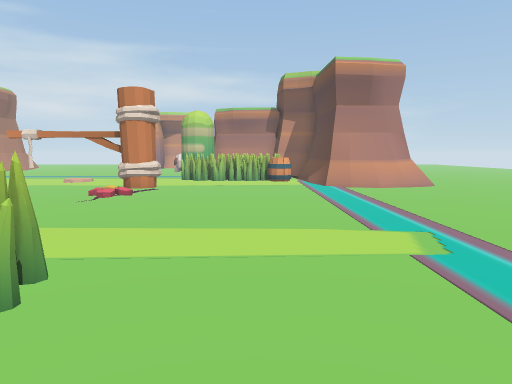
view 1 (above)

12 first-person views from a walk through a scene from a Unity 3-D project. The camera is 1.4 m above the floor, tilts 6° down and sees 70° across. The floor is counted in squares, 1 m on a side. Each view is taken from the middle of a square. On the plan, view 1 faces up. The plan holds only what a view shows up to about 16 squares ahead; the rest is blank. The place goes on beyond the plan.

view 2
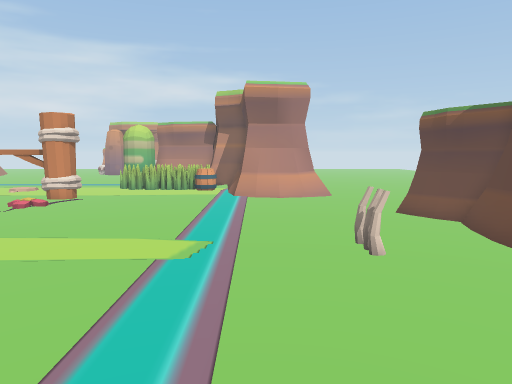

view 3
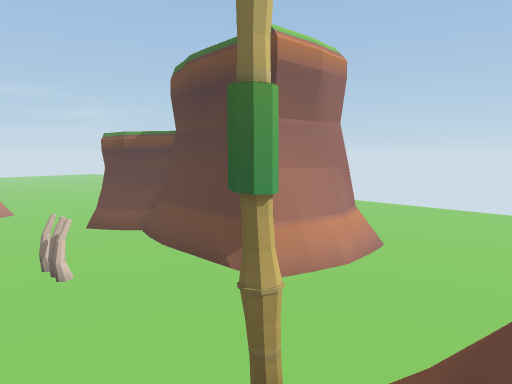

view 4
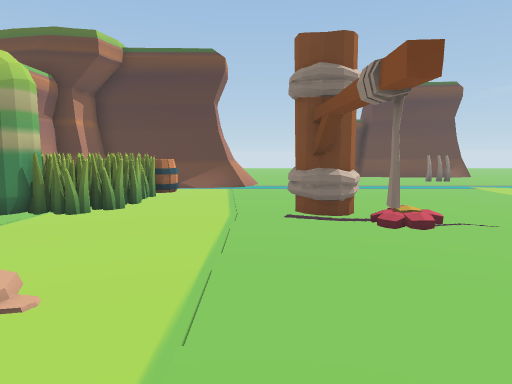

view 5
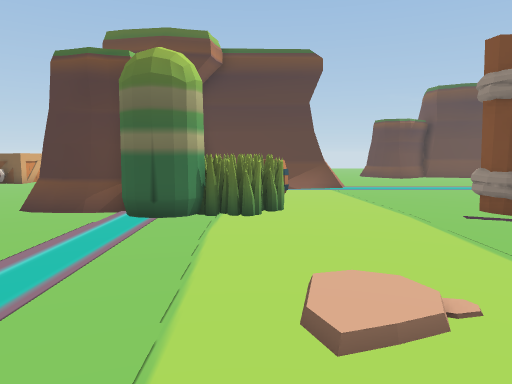

view 6
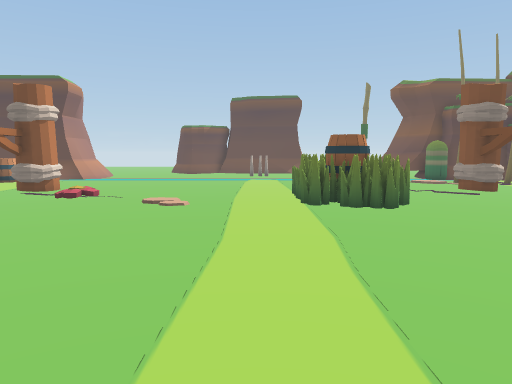

view 7
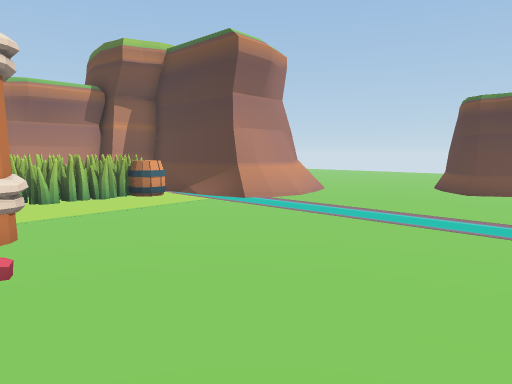

view 8
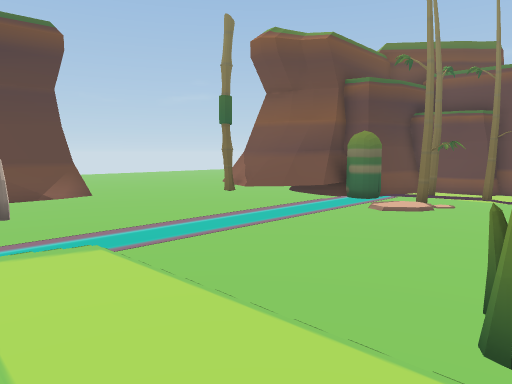

view 9
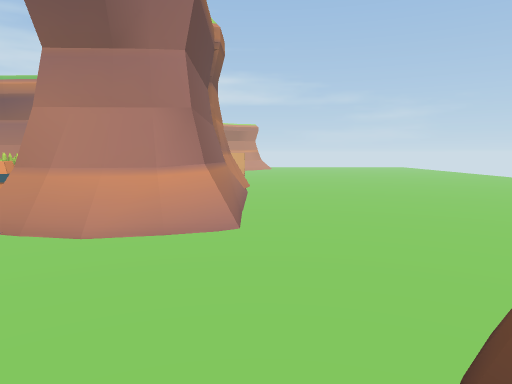

view 10
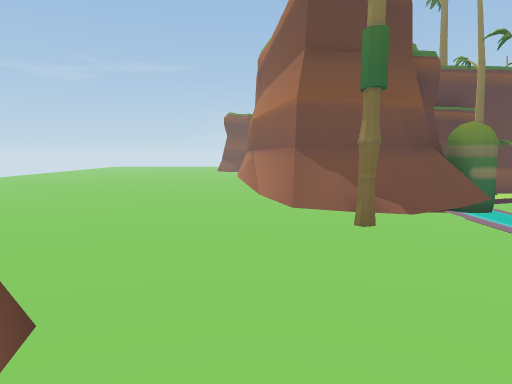

view 11
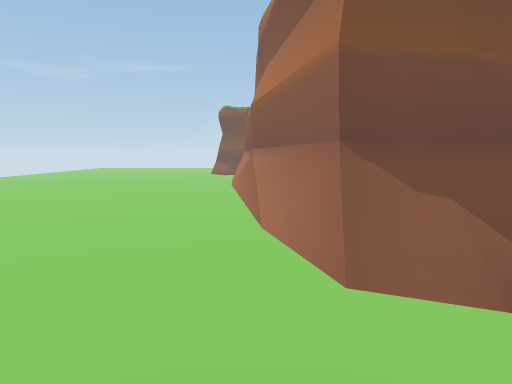

view 12
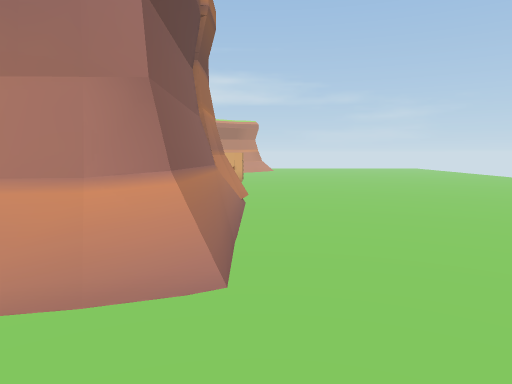

### Floor plan
Key: @ floor where view 1 was taken; # wall or solid block; . main floor; : floor 0.25 m higher than the main floor; / step, stairs or slope; = window, fence, low wall or low ledge; F flower; R rock; B bones; A barrel; O other object.
Columns run from 17 left of view 1 to 12 right of it. Each row starts with its distance up from view 1.
 23           ....RR        R.....
 22          ....##RRRR     R.....
 21        ......#####RRR   #.....
 20        ......#####=.#   #.....
 19      . ......###=#AA#   #.....
 18        .:.....##.#AA#   #.....
 17        .............#####.....
 16        .............#####.....
 15      . .......................
 14        ..#..##................
 13        .....##...............
 12         ....F..............RR
 11        ...................RRR
 10      .....................RRR
  9     .......................RR
  8   .........................RR
  7   .........................RR
  6 . .....................BB..RR
  5   .....................B...RR
  4   ........###==............RR
  3     ......####=............RRR
  2      .....=##  ............RRR
  1        ......  ...............
  0         .........@............
 -1           ..##......../#......
 -2            .# .......///=.....
 -3               ......#/###=....
 -4               ....########....
 -5                 ..#=##  ##....
 -6                 .O###    #....
 -7                  RRR#    #....
 -8                 ##RR#    #....
 -9                 ##       #....
-10                          #=...
-11                          #=...

Positions as (right, up) in squares from view 1, and headings:
1: (0, 0), facing up
2: (4, -2), facing up
3: (4, -3), facing up-right
4: (-12, 15), facing right
5: (-12, 19), facing right
6: (-17, 6), facing right
7: (-5, 7), facing up-right
8: (-3, 7), facing down-right
9: (8, 9), facing up
10: (8, 5), facing down
11: (8, 1), facing down
12: (8, 12), facing up
